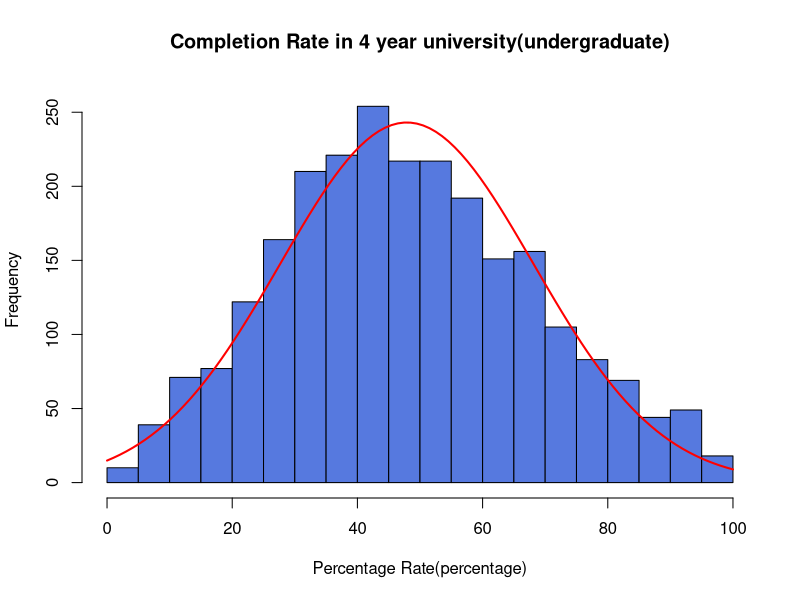
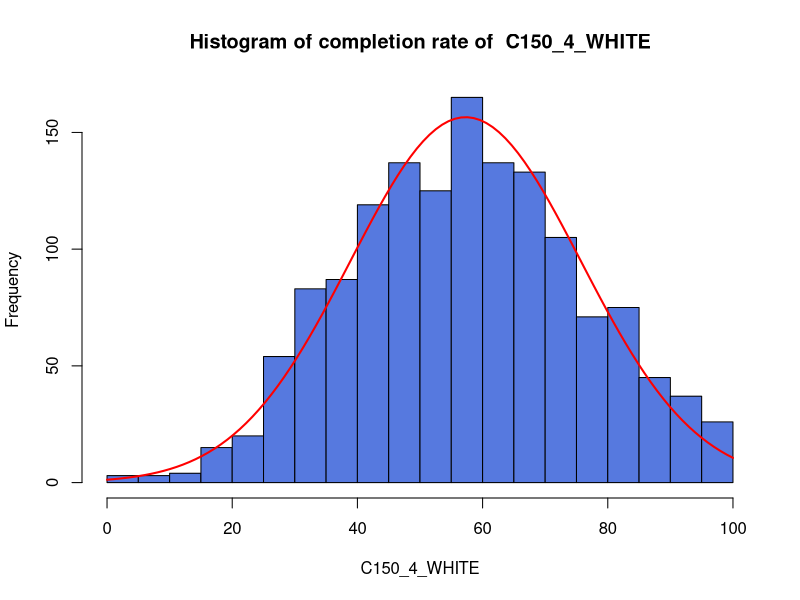
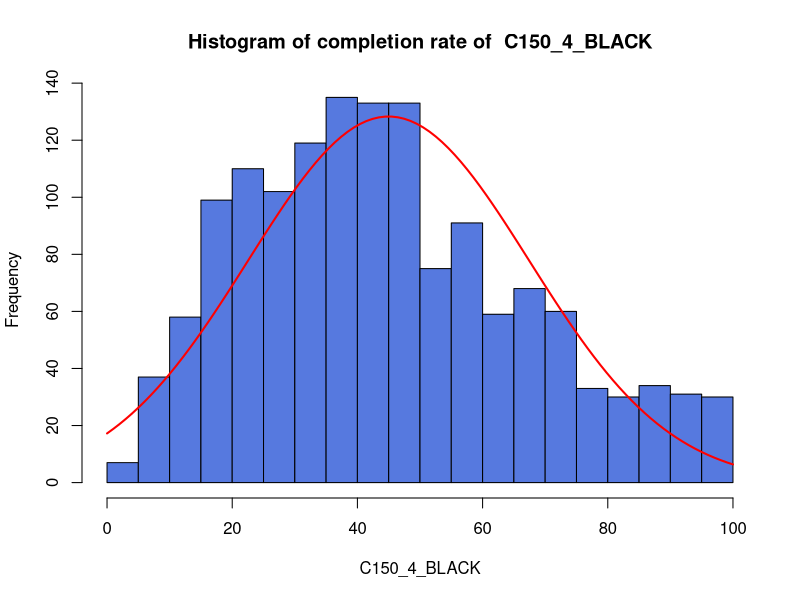
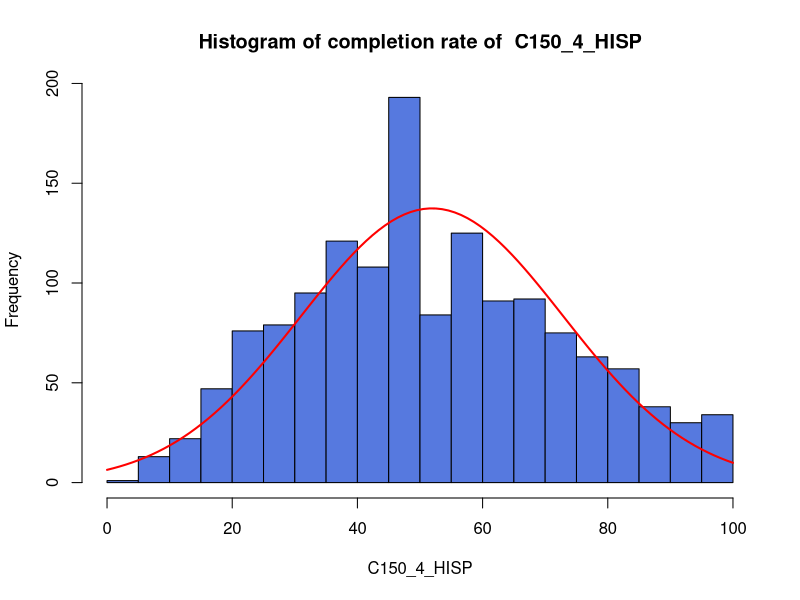
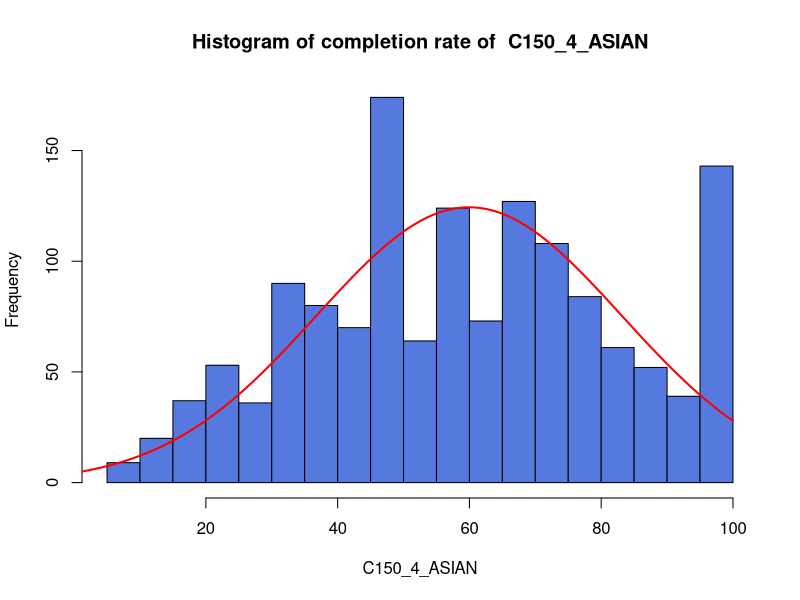
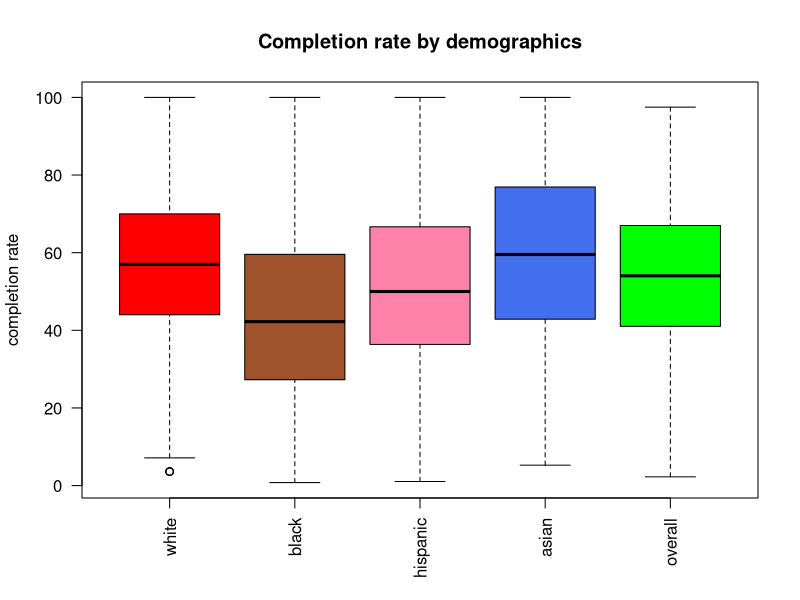
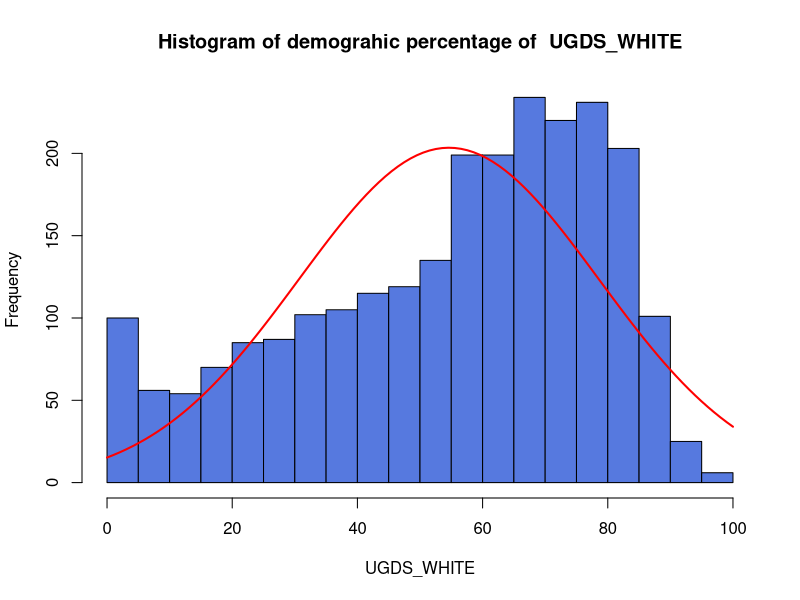
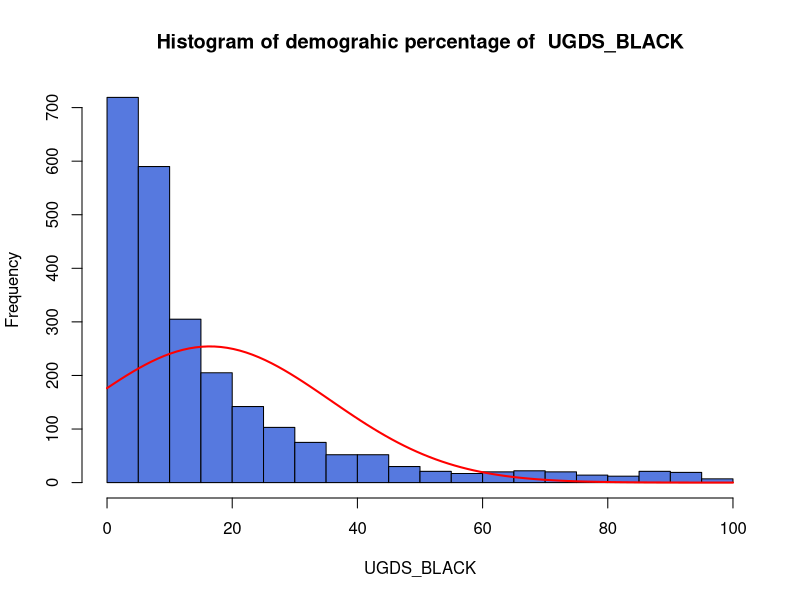

Here is the R script that generated these plots, in order: (Note: this script raises an error after producing the figures.)
#setwd("C:/Users/vlfgn/Desktop/Clean/stat159_fall2016_project3/code/scripts")
#Loading the raw dataset
#Focus on the 4 year universities(high overall graduation rates)

dat = read.csv("../../data/subset-data.csv", stringsAsFactors = FALSE)

#Subsetting by 4-year school(Variable name: CCUGPROF > 4) stored in dat_4
dat_4=subset(dat, CCUGPROF>4)

#Using POOLED completion rate as our criteria. 
#If there are NA values in POOLED completion rate, not going to use those universities.
#is.na(dat1$C150_4_POOLED)==is.na(dat1$C150_4) used this to check
#list of universities does have C150_4_POOLED
dat_4$INSTNM[which(!is.na(dat_4$C150_4_POOLED))]
length(dat_4$INSTNM[which(!is.na(dat_4$C150_4_POOLED))])#2484
#list of universities where C150_4_POOLED ==0
dat_4$INSTNM[which(dat_4$C150_4_POOLED==0)]
length(dat_4$INSTNM[which(dat_4$C150_4_POOLED==0)])#15


#Data for our graduation rate in 4 year universities undergraduate.(excluding NAs and 0s)
completion_4 = dat_4[which(!is.na(dat_4$C150_4_POOLED)), ]
completion_4 = completion_4[which(completion_4$C150_4_POOLED!=0),]


#histogram for completion rate of 4 year universities.
x = completion_4$C150_4_POOLED * 100

png("../../images/histogram of completion rate.png", width=800, height=600)
h=hist(x, breaks = 20, col = '#5679DF'
     , xlab = "Percentage Rate(percentage)"
     , main = "Completion Rate in 4 year university(undergraduate)"
     , xlim = c(0,100), ylim = c(0,260))
xfit = seq(0,100,length=100) 
yfit1 = dnorm(xfit,mean=mean(x),sd=sd(x)) 
yfit1 = yfit1*diff(h$mids[1:2])*length(x) 
lines(xfit, yfit1, col="red", lwd=2)
dev.off()


###Remeber, we are using dat1 = dat_4#########################################
###Let dat1=dat_4 for frequent use
dat1=dat_4

###################################################################################
############################Complemtion Rate by Demographics#######################
#C150_4_WHITE
##Completion rate for first-time, full-time students at four-year institutions
##(150% of expected time to completion/6 years) for white students
#C150_4_BLACK
##Completion rate for first-time, full-time students at four-year institutions
##(150% of expected time to completion/6 years) for black students
#C150_4_HISP
##Completion rate for first-time, full-time students at four-year institutions
##(150% of expected time to completion/6 years) for Hispanic students
#C150_4_ASIAN
##Completion rate for first-time, full-time students at four-year institutions
##(150% of expected time to completion/6 years) for Asian students

#The number of NAs in each demographic completions rate AMONG 2740 observations.
sum(as.numeric(is.na(dat1$C150_4_WHITE))) #388
sum(as.numeric(is.na(dat1$C150_4_BLACK))) #551
sum(as.numeric(is.na(dat1$C150_4_HISP))) #535
sum(as.numeric(is.na(dat1$C150_4_ASIAN))) #879


#Eexclude NA's and 0's in demographic completions(WHITE,BLACK,HISPANIC,ASIAN)
names_demo = c("C150_4_WHITE","C150_4_BLACK","C150_4_HISP","C150_4_ASIAN")
com_demo = subset(dat1, (!is.na(dat1$C150_4_WHITE)) & (!is.na(dat1$C150_4_BLACK)) &
               (!is.na(dat1$C150_4_HISP)) & (!is.na(dat1$C150_4_ASIAN)) & (!is.na(dat1$C150_4_POOLED)))
com_demo = com_demo[which(com_demo$C150_4_WHITE!=0),]
com_demo = com_demo[which(com_demo$C150_4_BLACK!=0),]
com_demo = com_demo[which(com_demo$C150_4_HISP!=0),]
com_demo = com_demo[which(com_demo$C150_4_ASIAN!=0),]
com_demo = com_demo[which(com_demo$C150_4_POOLED!=0),]


#Summary Statistics of completion rate by Demographics(WHITE, BLACK, HISP, ASIAN)
sink(file = "../../data/eda-output.txt")
cat("1. Explanatory Analysis of Quantative Varibles\n\n")
cat("A. Summary Statistics Of Completion Rate by demographics\n\n")
for(i in 1:length(names_demo))
{
  cat("summary statistics of", names_demo[i], "\n\n")
  cat(summary(com_demo[,names_demo[i]]), "\n")
  cat("Stadard Deviation. : ", sd(com_demo[,names_demo[i]]),"\n")
  cat("Range. : ", max(com_demo[,names_demo[i]])-min(com_demo[,names_demo[i]])," \n")
  cat("IQR. : ", IQR(com_demo[,names_demo[i]]),"\n")
  cat("\n")
}
cat("\n\n")
sink()

##Histogram of completions rate by Demographics(WHITE, BLACK, HISP, ASIAN)
for(i in 1:length(names_demo))
{
  path1 = paste("../../images/histogram-completion-rate",names_demo[i],".png")
  png(filename = path1, width=800, height=600)
  k1 = com_demo[,names_demo[i]]*100
  k2 = hist(k1,breaks= 20, main = paste("Histogram of completion rate of "
            ,names_demo[i]), col = "#5679DF", xlab = names_demo[i])
  xfit = seq(from = 0, to = 100,length=100) 
  yfit = dnorm(xfit,mean=mean(k1),sd=sd(k1)) 
  yfit  =  yfit*diff(k2$mids[1:2])*length(k1) 
  lines(xfit, yfit, col="red", lwd=2)
  dev.off()
}

png(filename = "../../images/boxplot of completion rate by demographic.png", width=800, height=600)
boxplot(com_demo$C150_4_WHITE*100, com_demo$C150_4_BLACK*100
        , com_demo$C150_4_HISP*100, com_demo$C150_4_ASIAN*100, com_demo$C150_4_POOLED*100
        , main = "Completion rate by demographics", ylab = "completion rate"
        , las=2, col = c("red","sienna","palevioletred1","royalblue2", "green")
        , names = c("white", "black", "hispanic", "asian", "overall"))
dev.off()

############################Maybe correlation OR anova analysis############################
com_white = aov(com_demo$C150_4_POOLED~com_demo$C150_4_WHITE)
com_black = aov(com_demo$C150_4_POOLED~com_demo$C150_4_BLACK)
com_hisp = aov(com_demo$C150_4_POOLED~com_demo$C150_4_HISP)
com_asian = aov(com_demo$C150_4_POOLED~com_demo$C150_4_ASIAN)

summary(com_white)
summary(com_black)
summary(com_hisp)
summary(com_asian)
###########################################################################################


#####################################################################################
###################################Demographic Percentage############################
#The number of NAs in each demographic PERCENTAGE AMONG 2740 observations.
#Since no data is missing, just going to use dat1.
sum(as.numeric(is.na(dat1$UGDS_WHITE))) #0
sum(as.numeric(is.na(dat1$UGDS_BLACK))) #0
sum(as.numeric(is.na(dat1$UGDS_HISP))) #0
sum(as.numeric(is.na(dat1$UGDS_ASIAN))) #0

#Eexclude 0's in demographic percentage(WHITE,BLACK,HISPANIC,ASIAN)
names_demo2 = c("UGDS_WHITE", "UGDS_BLACK", "UGDS_HISP", "UGDS_ASIAN")
com_demo2 = dat1[which(dat1$UGDS_WHITE!=0),]
com_demo2 = com_demo2[which(com_demo2$UGDS_BLACK!=0),]
com_demo2 = com_demo2[which(com_demo2$UGDS_HISP!=0),]
com_demo2 = com_demo2[which(com_demo2$UGDS_ASIAN!=0),]


#Summary Statistics of Each Demographics(WHITE, BLACK, HISP, ASIAN)
sink(file = "../../data/eda-output.txt", append=TRUE)
cat("B. Summary Statistics Of demographic percentage\n\n")
for(i in 1:length(names_demo2))
{
  cat("summary statistics of", names_demo2[i], "\n\n")
  cat(summary(com_demo2[,names_demo2[i]]), "\n")
  cat("Stadard Deviation. : ", sd(com_demo2[,names_demo2[i]]),"\n")
  cat("Range. : ", max(com_demo2[,names_demo2[i]])-min(com_demo2[,names_demo2[i]])," \n")
  cat("IQR. : ", IQR(com_demo2[,names_demo2[i]]),"\n")
  cat("\n")
}
cat("\n\n")
sink()

##Histogram of demographic percentage
for(i in 1:length(names_demo2))
{
  path1 = paste("../../images/histogram-deomgraphic-percentage",names_demo2[i],".png")
  png(filename = path1, width=800, height=600)
  k1 = com_demo2[,names_demo2[i]]*100
  k2 = hist(k1,breaks= 20, main = paste("Histogram of demograhic percentage of "
          ,names_demo2[i]), col = "#5679DF", xlab = names_demo2[i])
  xfit = seq(from = 0, to = 100,length=100) 
  yfit = dnorm(xfit,mean=mean(k1),sd=sd(k1)) 
  yfit  =  yfit*diff(k2$mids[1:2])*length(k1) 
  lines(xfit, yfit, col="red", lwd=2)
  dev.off()
}


png(filename = "../../images/boxplot of demographic percentage.png", width=800, height=600)
boxplot(com_demo2$UGDS_WHITE*100, com_demo2$UGDS_BLACK*100
        , com_demo2$UGDS_HISP*100, com_demo2$UGDS_ASIAN*100
        , main = "Demographic percentages", ylab = "demograhic percentage"
        , las=2, col = c("red","sienna","palevioletred1","royalblue2")
        , names = c("white", "black", "hispanic", "asian"))
dev.off()

####################ANOVA analysis of demographic completion rate by demograhic percentage###
white1 = aov(com_demo2$C150_4_WHITE~com_demo2$UGDS_WHITE)
black1 = aov(com_demo2$C150_4_BLACK~com_demo2$UGDS_BLACK)
hisp1 = aov(com_demo2$C150_4_HISP~com_demo2$UGDS_HISP)
asian1 = aov(com_demo2$C150_4_ASIAN~com_demo2$UGDS_ASIAN)

summary(white1)
summary(black1)
summary(hisp1)
summary(asian1)
################################################################################################

######################################################################################
###############################Repayment rate on FAFSA################################
#COMPL_RPY_3YR_RT
##3_yr_repayment.completers
#COMPL_RPY_5YR_RT
##5_yr_repayment.completers
#COMPL_RPY_7YR_RT
##7_yr_repayment.completers

#The number of NAs in Repayment rate on year 3,5,7
sum(as.numeric(is.na(dat1$COMPL_RPY_3YR_RT))) #108
sum(as.numeric(is.na(dat1$COMPL_RPY_5YR_RT))) #140
sum(as.numeric(is.na(dat1$COMPL_RPY_7YR_RT))) #164

#Since the column class is character becuase "PrivacySuppressed" in the variables
#Need to convert colums into numeric data.
yr3 = na.omit(as.numeric(dat1$COMPL_RPY_3YR_RT))
yr5 = na.omit(as.numeric(dat1$COMPL_RPY_5YR_RT))
yr7 = na.omit(as.numeric(dat1$COMPL_RPY_7YR_RT))


#Summary Statistics of repayment rate#
sink(file = "../../data/eda-output.txt", append=TRUE)
  cat("C. Summary Statistics Of Repayment rate on FAFSA depending in 3,5,7 year\n\n")
  
  cat("summary statistics of Three year repayment rate for completers\n\n")
  cat(summary(yr3), "\n")
  cat("Stadard Deviation. : ", sd(yr3),"\n")
  cat("Range. : ", max(yr3)-min(yr3)," \n")
  cat("IQR. : ", IQR(yr3),"\n")
  cat("\n")
  
  cat("summary statistics of Five year repayment rate for completers\n\n")
  cat(summary(yr5), "\n")
  cat("Stadard Deviation. : ", sd(yr5),"\n")
  cat("Range. : ", max(yr5)-min(yr5)," \n")
  cat("IQR. : ", IQR(yr5),"\n")
  cat("\n")
  
  cat("summary statistics of Seven year repayment rate for completers\n\n")
  cat(summary(yr7), "\n")
  cat("Stadard Deviation. : ", sd(yr7),"\n")
  cat("Range. : ", max(yr3)-min(yr7)," \n")
  cat("IQR. : ", IQR(yr7),"\n")
  cat("\n")
  
cat("\n\n")
sink()


png(filename = "../../images/histgram of Three year repayment rate for completers.png", width=800, height=600)
hist(yr3*100, col = "#5679DF", breaks = 20, xlab = "repayment percentage",
     main = "Histogram of Three year repayment rate for completers")
dev.off()
png(filename = "../../images/histgram of Five year repayment rate for completers.png", width=800, height=600)
hist(yr5*100, col = "#5679DF", breaks = 20, xlab = "repayment percentage",
     main = "Histogram of Five year repayment rate for completers")
dev.off()
png(filename = "../../images/histgram of Seven year repayment rate for completers.png", width=800, height=600)
hist(yr7*100, col = "#5679DF", breaks = 20, xlab = "repayment percentage",
     main = "Histogram of Seven year repayment rate for completers")
dev.off()



###############################Median earning###################################
##Data exists prior to 2014_2013. Therefore using MERGED2012_13_PP.csv###

#MD_EARN_WNE_P10
##Median earnings of students working and not enrolled 10 years after entry
#MD_EARN_WNE_P6
##Median earnings of students working and not enrolled 6 years after entry
#MD_EARN_WNE_P8
##Median earnings of students working and not enrolled 8 years after entry


#The number of NAs in Median Earning on year after 6,8,10 years
sum(as.numeric(is.na(dat1$MD_EARN_WNE_P6))) #154
sum(as.numeric(is.na(dat1$MD_EARN_WNE_P8))) #154
sum(as.numeric(is.na(dat1$MD_EARN_WNE_P10))) #154

#Since the column class is character becuase "PrivacySuppressed" in the variables
#Need to convert colums into numeric data.
m6 = na.omit(as.numeric(dat1$MD_EARN_WNE_P6))
m8 = na.omit(as.numeric(dat1$MD_EARN_WNE_P8))
m10 = na.omit(as.numeric(dat1$MD_EARN_WNE_P10))


sink(file = "../../data/eda-output.txt", append=TRUE)
cat("D. Summary Statistics Of Median Earning after 6,8,10 year\n\n")

cat("summary statistics of Median Earning after 6 year\n\n")
cat(summary(m6), "\n")
cat("Stadard Deviation. : ", sd(m6),"\n")
cat("Range. : ", max(m6)-min(m6)," \n")
cat("IQR. : ", IQR(m6),"\n")
cat("\n")

cat("summary statistics of Median Earning after 8 year\n\n")
cat(summary(m8), "\n")
cat("Stadard Deviation. : ", sd(m8),"\n")
cat("Range. : ", max(m8)-min(m8)," \n")
cat("IQR. : ", IQR(m8),"\n")
cat("\n")

cat("summary statistics of Median Earning after 10 year\n\n")
cat(summary(m10), "\n")
cat("Stadard Deviation. : ", sd(m10),"\n")
cat("Range. : ", max(m10)-min(m10)," \n")
cat("IQR. : ", IQR(m10),"\n")
cat("\n")

cat("\n\n")
sink()

png(filename = "../../images/histgram of Median Earning after 6 year(log transfromed).png", width=800, height=600)
md1_log = log(m6)
md1 = hist(md1_log, col = "#5679DF", breaks = 10, main = "Histogram of Median Earning after 6 year"
     , xlab = "Earning(log transformed)", xlim = c(9,12))
md1_xfit = seq(from = 9, to = 12,length=100) 
md1_yfit = dnorm(md1_xfit,mean=mean(md1_log),sd=sd(md1_log)) 
md1_yfit  =  md1_yfit*diff(md1$mids[1:2])*length(md1_log) 
lines(md1_xfit, md1_yfit, col="red", lwd=2)
dev.off()

png(filename = "../../images/histgram of Median Earning after 8 year(log transfromed).png", width=800, height=600)
md2_log = log(m8)
md2 = hist(md2_log, col = "#5679DF", breaks = 10, main = "Histogram of Median Earning after 8 year"
     , xlab = "Earning(log transformed)", xlim = c(9,12))
md2_xfit = seq(from = 9, to = 12,length=100) 
md2_yfit = dnorm(md2_xfit,mean=mean(md2_log),sd=sd(md2_log)) 
md2_yfit  =  md2_yfit*diff(md2$mids[1:2])*length(md2_log) 
lines(md2_xfit, md2_yfit, col="red", lwd=2)
dev.off()

png(filename = "../../images/histgram of Median Earning after 10 year(log transfromed).png", width=800, height=600)
md3_log = log(m10)
md3 = hist(md3_log, col = "#5679DF", breaks = 10, main = "Histogram of Median Earning after 8 year"
           , xlab = "Earning(log transformed)", xlim = c(9,12))
md3_xfit = seq(from = 9, to = 12,length=100) 
md3_yfit = dnorm(md3_xfit,mean=mean(md3_log),sd=sd(md3_log)) 
md3_yfit  =  md3_yfit*diff(md3$mids[1:2])*length(md3_log) 
lines(md3_xfit, md3_yfit, col="red", lwd=2)
dev.off()


#####################Admission rate####################################
#ADM_RATE
##Admission rate

#The number of NAs in Median earning in 6,8,10 years after entry
sum(as.numeric(is.na(dat1$ADM_RATE))) #81
ad = na.omit(dat1$ADM_RATE)

#Summary Statistics of Admission#
sink(file = "../../data/eda-output.txt", append=TRUE)
cat("C. Summary Statistics Of Admission rate\n\n")
cat(summary(ad), "\n")
cat("Stadard Deviation. : ", sd(ad),"\n")
cat("Range. : ", max(ad)-min(ad)," \n")
cat("IQR. : ", IQR(ad),"\n")
cat("\n")
cat("\n\n")
sink()

png(filename = "../../images/histgram of admission rate.png", width=800, height=600)
hist(ad, col = "#5679DF", breaks = 10, main = "Histogram of Admission rate")
dev.off()

###############Compare complete rates to demographic#################################
#(Demographic graduation rate/Whole Graduation rate (make sure these are over the same time frame))

com_demo_w = subset(dat1, (!is.na(dat1$C150_4_WHITE)) & (!is.na(dat1$C150_4_BLACK)) &
                    (!is.na(dat1$C150_4_HISP)) & (!is.na(dat1$C150_4_ASIAN)) & (!is.na(dat1$C150_4)))

png(filename = "../../images/scatterplot of completion rate of white.png", width=800, height=600)
plot(com_demo_w$C150_4,com_demo_w$C150_4_WHITE
     , main = "scatter plot of overall completion rate and completion rate of white"
     , xlab = "Completion rate", ylab = "Completion rate of white ")
dev.off()

png(filename = "../../images/scatterplot of completion rate of black.png", width=800, height=600)
plot(com_demo_w$C150_4,com_demo_w$C150_4_BLACK
     , main = "scatter plot of overall completion rate and completion rate of black"
     , xlab = "Completion rate", ylab = "Completion rate of black ")
dev.off()

png(filename = "../../images/scatterplot of completion rate of hispanic.png", width=800, height=600)
plot(com_demo_w$C150_4,com_demo_w$C150_4_HISP
     , main = "scatter plot of overall completion rate and completion rate of hispanic"
     , xlab = "Completion rate", ylab = "Completion rate of hispanic ")
dev.off()

png(filename = "../../images/scatterplot of completion rate of asian.png", width=800, height=600)
plot(com_demo_w$C150_4,com_demo_w$C150_4_ASIAN
     , main = "scatter plot of overall completion rate and completion rate of asian"
     , xlab = "Completion rate", ylab = "Completion rate of asian")
dev.off()



##############################################################################################
#######################Correlation for completion to other indicators#########################
#overall Completion rate: C150_4
#Cost of attendance: NPT4_PUB/NPT4_PRIV
#Size of school: CCSIZSET
#public/ private(non-profit)/ private(profit) : CONTROL
#Sat scores : SAT_AVG

#The number of NAs in in each indicators mentioned above.
sum(as.numeric(is.na(dat1$C150_4))) #36
sum(as.numeric(is.na(dat1$NPT4_PUB))) #174
sum(as.numeric(is.na(dat1$NPT4_PRIV))) #51
sum(as.numeric(is.na(dat1$CCSIZSET))) #0
sum(as.numeric(is.na(dat1$SAT_AVG))) #134
#Subsetting by SAT_AVG

cor = subset(dat1,(!is.na(dat1$SAT_AVG)))
length(cor$C150_4)
length(cor$NPT4_PUB)
length(cor$NPT4_PRIV)
length(cor$CCSIZSET)
length(cor$SAT_AVG)
length(na.omit(cor$NPT4_PUB))

na.omit(as.numeric(cor$NPT4_PUB)) + na.omit(as.numeric(cor$NPT4_PRIV))


cor$NPT4_PUB
cor$NPT4_PRIV
